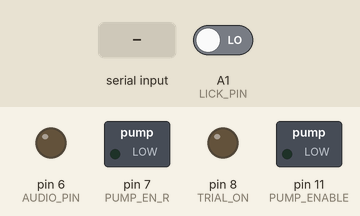
A sketch run on a simulated Arduino Uno, built with avr-gcc and run on an emulated ATmega328P. Shown: switched loads named in the sketch (green lamp = pin HIGH), output pins drawn as LEDs (lit = HIGH). The test bench sets the inputs (shaded band); at power-on: A1 (LICK_PIN) LOW. What the sketch prints to the serial monitor is not drawn.

Above: at 1.2 s.
1.3 s: "P" received over Serial
At 1.37 s:
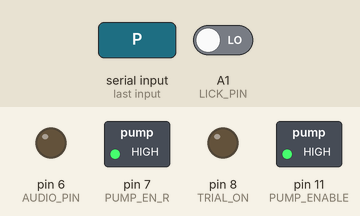
2.9 s: A1 (LICK_PIN) driven HIGH
Timing chart, 0 to 5.9 s (numbered marks = the images above; inputs shaded):
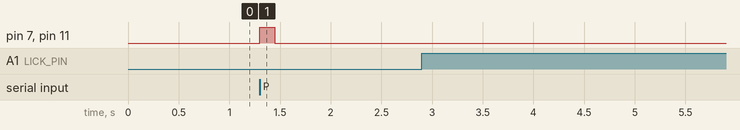

Measured:
- after the input at 1.3 s, pin 7 (PUMP_EN_R), pin 11 (PUMP_ENABLE): LOW → HIGH at once, → LOW 0.15 s later
- after the input at 2.9 s, every drawn part: stays the same

The sketch:

pretrain.ino
```cpp
// === Hardware Pin Definitions ===
#define PUMP_ENABLE 11
#define PUMP_EN_R 7
#define AUDIO_PIN 6
#define LICK_PIN A1
#define TRIAL_ON 8
#define TTL_IN 2  // not used here

// === Timing Parameters (ms) ===
#define PUMP_DURATION 150
#define LICK_DEBOUNCE 20

// === State Variables ===
bool last_lick_state = LOW;
unsigned long last_lick_time = 0;

void setup() {
  pinMode(PUMP_ENABLE, OUTPUT);
  pinMode(PUMP_EN_R, OUTPUT);
  pinMode(AUDIO_PIN, OUTPUT);
  pinMode(TRIAL_ON, OUTPUT);
  pinMode(LICK_PIN, INPUT);
  pinMode(TTL_IN, INPUT);

  digitalWrite(PUMP_ENABLE, LOW);
  digitalWrite(PUMP_EN_R, LOW);
  digitalWrite(TRIAL_ON, LOW);

  Serial.begin(115200);
  Serial.println("🔌 Arduino ready.");
}

void loop() {
  check_lick();

  if (Serial.available()) {
    char cmd = Serial.read();
    if (cmd == 'P') {
      give_reward();
      Serial.println("PUMP_DONE");
    }
  }
}

void check_lick() {
  bool current_state = digitalRead(LICK_PIN);
  unsigned long now = millis();

  // Detect rising edge with debounce
  if (current_state == HIGH && last_lick_state == LOW && (now - last_lick_time > LICK_DEBOUNCE)) {
    Serial.println("LICK");
    last_lick_time = now;
  }

  last_lick_state = current_state;
}

void give_reward() {
  digitalWrite(PUMP_ENABLE, HIGH);
  digitalWrite(PUMP_EN_R, HIGH);
  delay(PUMP_DURATION);
  digitalWrite(PUMP_ENABLE, LOW);
  digitalWrite(PUMP_EN_R, LOW);
}
```
